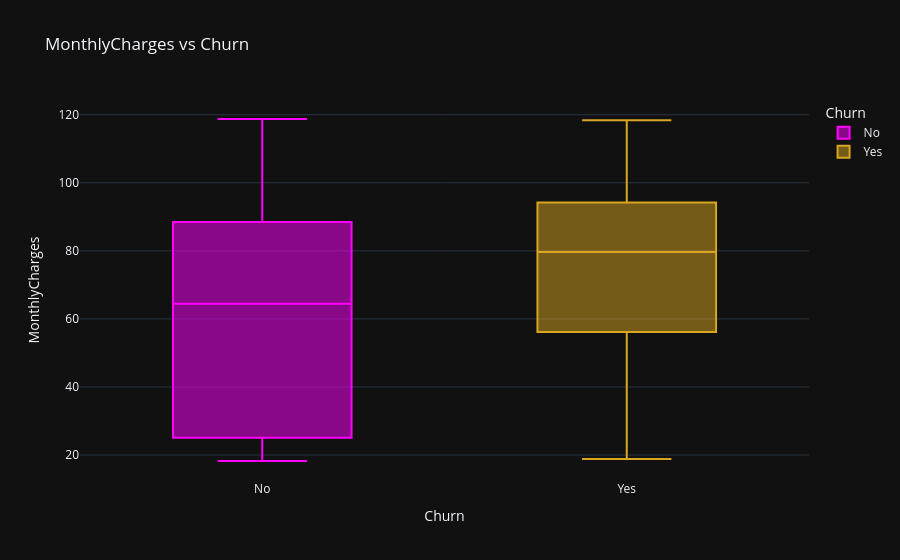

Notebook cell for this chart:
### Markdown cell above
- people are more likely to leave the company early on. Most churning happens within the first 10 months of joining. The company shoud focus on New users, customers who stays longer has higher median tenure (usually around 38 months).

### Code cell
# MonthlyCharges vs Churn plotly

fig = px.box(df, x = 'Churn',
             y = 'MonthlyCharges',
             color = 'Churn',
             title = 'MonthlyCharges vs Churn',
             color_discrete_map = {'No':'magenta', 'Yes': 'goldenrod'})
fig.update_layout(template = 'plotly_dark')
fig.write_html("../Visuals/MonthlyCharges vs churn.Boxplot.html")
fig.show()

### Figure 1 — Plotly figure (JSON) as saved in the notebook; plotly's stock layout.template omitted (floating-point values rounded to 4 significant figures; data arrays with more than 128 entries replaced by an {"elided": "..."} marker saying what was removed)
{"data": [{"alignmentgroup": "True", "hovertemplate": "Churn=%{x}<br>MonthlyCharges=%{y}<extra></extra>", "legendgroup": "No", "marker": {"color": "magenta"}, "name": "No", "notched": false, "offsetgroup": "No", "orientation": "v", "showlegend": true, "type": "box", "x": {"elided": "5163 str values"}, "x0": " ", "xaxis": "x", "y": {"elided": "5163 float values"}, "y0": " ", "yaxis": "y"}, {"alignmentgroup": "True", "hovertemplate": "Churn=%{x}<br>MonthlyCharges=%{y}<extra></extra>", "legendgroup": "Yes", "marker": {"color": "goldenrod"}, "name": "Yes", "notched": false, "offsetgroup": "Yes", "orientation": "v", "showlegend": true, "type": "box", "x": {"elided": "1869 str values"}, "x0": " ", "xaxis": "x", "y": {"elided": "1869 float values"}, "y0": " ", "yaxis": "y"}], "layout": {"boxmode": "overlay", "legend": {"title": {"text": "Churn"}, "tracegroupgap": 0}, "title": {"text": "MonthlyCharges vs Churn"}, "xaxis": {"anchor": "y", "categoryarray": ["No", "Yes"], "categoryorder": "array", "domain": [0, 1], "title": {"text": "Churn"}}, "yaxis": {"anchor": "x", "domain": [0, 1], "title": {"text": "MonthlyCharges"}}}}
